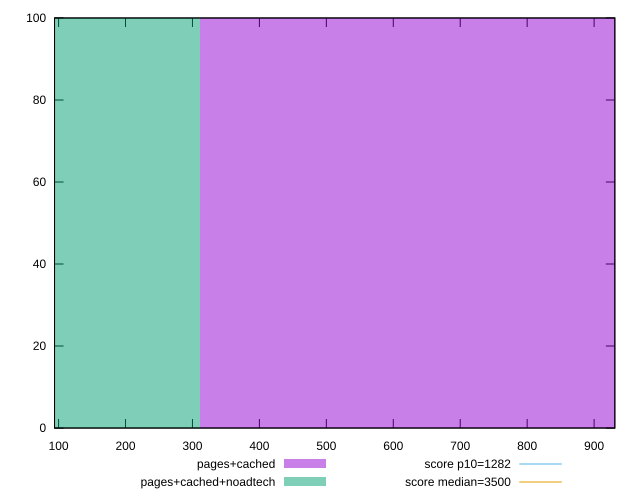

gnuplot code for this plot:
reset

$pagesCached <<EOF
621.841575936738 100
EOF

$pagesCachedNoadtech <<EOF
0 100
EOF

set key outside below
set boxwidth 621.841575936738
set xrange [93.94800000000002:930.9479999999994]
set yrange [0:100]
set trange [0:100]
set style fill transparent solid 0.5 noborder

set parametric
set terminal svg size 640, 500 enhanced background rgb 'white'
set output "report_00018_2021-02-10T15-25-16.877Z/bootup-time/comparison/histogram/1_vs_2.svg"

plot $pagesCached title "pages+cached" with boxes, \
     $pagesCachedNoadtech title "pages+cached+noadtech" with boxes, \
     1282,t title "score p10=1282", \
     3500,t title "score median=3500"

reset
